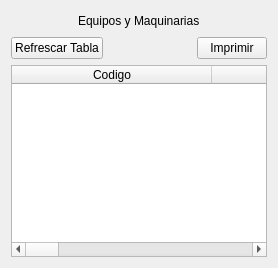
            <widget class="QWidget" name="page_EquiposMaquinarias">
             <layout class="QVBoxLayout" name="verticalLayout_4">
              <item>
               <layout class="QHBoxLayout" name="horizontalLayout_4">
                <item>
                 <spacer name="horizontalSpacer_8">
                  <property name="orientation">
                   <enum>Qt::Horizontal</enum>
                  </property>
                  <property name="sizeHint" stdset="0">
                   <size>
                    <width>40</width>
                    <height>20</height>
                   </size>
                  </property>
                 </spacer>
                </item>
                <item>
                 <widget class="QLabel" name="label_3">
                  <property name="styleSheet">
                   <string notr="true">font: 87 16pt &quot;Arial Black&quot;;</string>
                  </property>
                  <property name="text">
                   <string>Equipos y Maquinarias</string>
                  </property>
                 </widget>
                </item>
                <item>
                 <spacer name="horizontalSpacer_9">
                  <property name="orientation">
                   <enum>Qt::Horizontal</enum>
                  </property>
                  <property name="sizeHint" stdset="0">
                   <size>
                    <width>40</width>
                    <height>20</height>
                   </size>
                  </property>
                 </spacer>
                </item>
               </layout>
              </item>
              <item>
               <layout class="QVBoxLayout" name="verticalLayout_5">
                <property name="spacing">
                 <number>6</number>
                </property>
                <item>
                 <layout class="QHBoxLayout" name="horizontalLayout_7">
                  <item>
                   <widget class="QPushButton" name="bt_reload">
                    <property name="text">
                     <string>Refrescar Tabla</string>
                    </property>
                   </widget>
                  </item>
                  <item>
                   <spacer name="horizontalSpacer_4">
                    <property name="orientation">
                     <enum>Qt::Horizontal</enum>
                    </property>
                    <property name="sizeHint" stdset="0">
                     <size>
                      <width>40</width>
                      <height>20</height>
                     </size>
                    </property>
                   </spacer>
                  </item>
                  <item>
                   <widget class="QPushButton" name="btn_print_equip">
                    <property name="maximumSize">
                     <size>
                      <width>70</width>
                      <height>200</height>
                     </size>
                    </property>
                    <property name="text">
                     <string>Imprimir</string>
                    </property>
                   </widget>
                  </item>
                 </layout>
                </item>
                <item>
                 <widget class="QTableWidget" name="tablaEquiposyMaquinarias">
                  <attribute name="horizontalHeaderDefaultSectionSize">
                   <number>200</number>
                  </attribute>
                  <column>
                   <property name="text">
                    <string>Codigo</string>
                   </property>
                  </column>
                  <column>
                   <property name="text">
                    <string>Serial</string>
                   </property>
                  </column>
                  <column>
                   <property name="text">
                    <string>Descripcion</string>
                   </property>
                  </column>
                  <column>
                   <property name="text">
                    <string>Estado</string>
                   </property>
                  </column>
                  <column>
                   <property name="text">
                    <string>Fecha de ingreso</string>
                   </property>
                  </column>
                  <column>
                   <property name="text">
                    <string>Fecha de ultimo mantenimiento</string>
                   </property>
                  </column>
                  <column>
                   <property name="text">
                    <string>Notas</string>
                   </property>
                  </column>
                 </widget>
                </item>
               </layout>
              </item>
             </layout>
            </widget>
